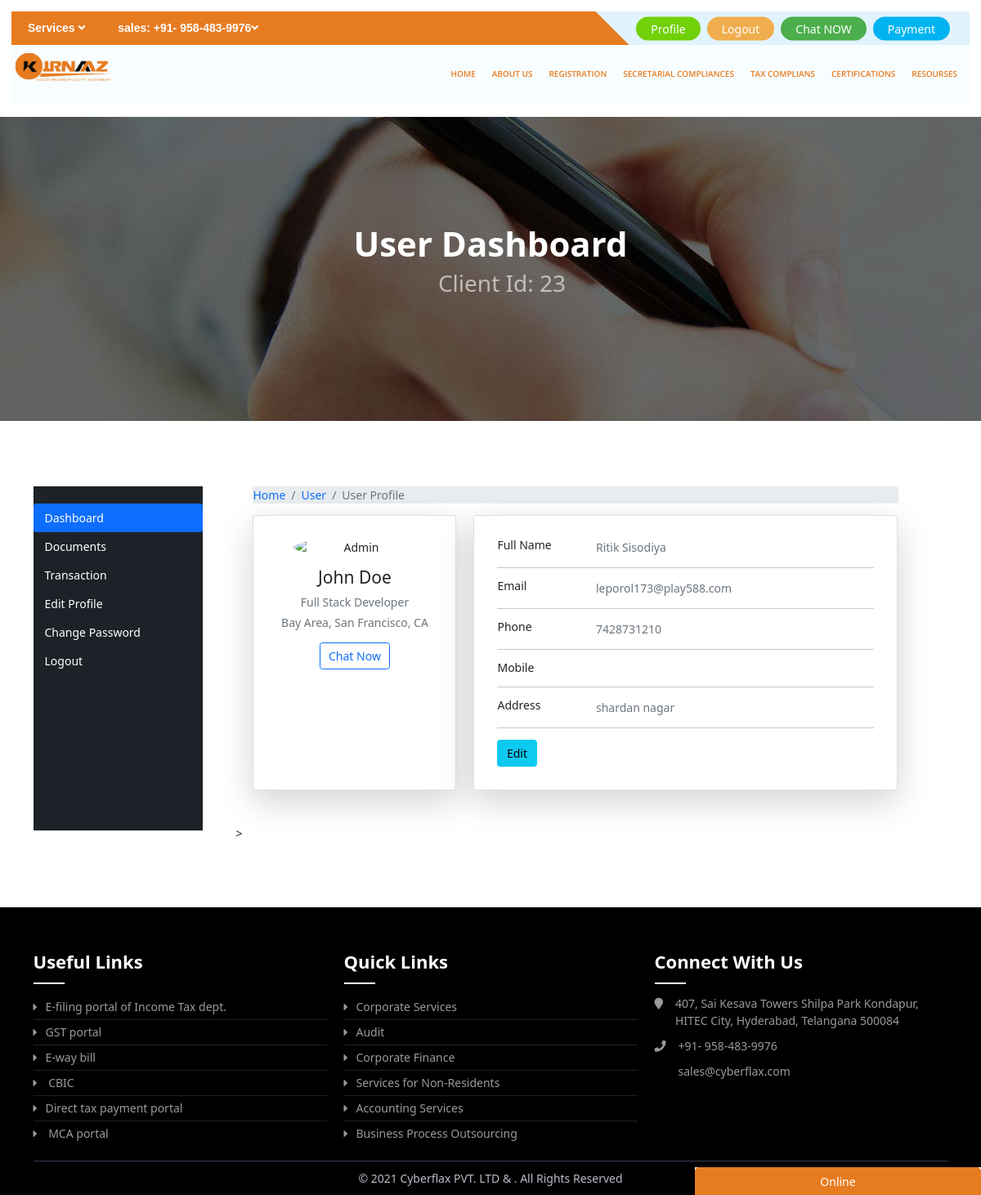
The app's page /profile/ (signed in) with its own data.
### othernavs/models.py (models this page shows, shortened)
class Registration(models.Model):
    title = models.CharField(max_length=50)
    slug = models.SlugField(blank=True)

### chat/models.py (models this page shows, shortened)
class user(models.Model):
    user = models.OneToOneField(User,on_delete=models.CASCADE,related_name="user")
    phone = models.CharField(max_length=10,primary_key=True)
    alternative_Phone = models.CharField(max_length=10,blank=True)
    address = models.CharField(max_length=100,blank=True)
    profile = models.ImageField(upload_to='profile',blank='true')

### Home/views.py (the view)
# urls.py: path('profile/', views.profile, name="profile"),
@login_required(login_url='memberlogin')
def profile(request):
    res= {}
    res['title'] = "Profile"
    return render(request,'profile.html',res)

### Home/context_processors.py (called while the page is built)
def regfunc(request):
   Registrations = Registration.objects.all()
   othernavregob = othernavreg.objects.all()
   tfiling = TaxFiling.objects.all()
   messages =  conversation.objects.filter(msgby=request.user.id).order_by('time') if request.user.is_authenticated else []
   res= {
      'Registrations':Registrations,
      'othernavreg':othernavregob,
      'tfiling':tfiling,
      'msg':messages,
      'editnames':editname,
      'choices' : BlogNews().Getchoices
   }
   return res

### Home/models.py (called while the page is built)
    def Getchoices(self):
        return self.Tchoice

### templates/profile.html (shortened to what this page needs)
 {% extends 'profilebase.html' %}
            {% block pbody %}
<div class="container">
    <div class="main-body">
          <nav aria-label="breadcrumb" class="main-breadcrumb">
            <ol class="breadcrumb">
              <li class="breadcrumb-item"><a href="index.html">Home</a></li>
              <li class="breadcrumb-item"><a href="javascript:void(0)">User</a></li>
              <li class="breadcrumb-item active" aria-current="page">User Profile</li>
            </ol>
          </nav>
          <div class="row gutters-sm">
            <div class="col-md-4 " style="display: grid;">
              <div class="card shadow-lg p-3 mb-5 bg-white rounded">
                <div class="card-body">
                  <div class="d-flex flex-column align-items-center text-center">
                    <img src="{% if request.user.user.profile %}{{request.user.user.profile.url }}{% else %}https://bootdey.com/img/Content/avatar/avatar7.png{% endif %} " alt="Admin" class="rounded-circle" width="150">
                    <div class="mt-3">
                      <h4>John Doe</h4>
                      <p class="text-secondary mb-1">Full Stack Developer</p>
                      <p class="text-muted font-size-sm">Bay Area, San Francisco, CA</p>
                      <button class="btn btn-outline-primary" onclick="show()">Chat Now</button>
                    </div>
                  </div>
                </div>
              </div>
            </div>
            <div class="col-md-8">
              <div class="card mb-3 shadow-lg p-3 mb-5 bg-white rounded">
                <div class="card-body">
                  <div class="row">
                    <div class="col-sm-3">
                      <h6 class="mb-0">Full Name</h6>
                    </div>
                    <div class="col-sm-9 text-secondary">
                      {{request.user.first_name}} {{request.user.last_name}}
                    </div>
                  </div>
                  <hr>
                  <div class="row">
                    <div class="col-sm-3">
                      <h6 class="mb-0">Email</h6>
                    </div>
                    <div class="col-sm-9 text-secondary">
                      {{request.user.email}}
                    </div>
                  </div>
                  <hr>
                  <div class="row">
                    <div class="col-sm-3">
                      <h6 class="mb-0">Phone</h6>
                    </div>
                    <div class="col-sm-9 text-secondary">
                      {{request.user.user.phone}}
                    </div>
                  </div>
                  <hr>
                  <div class="row">
                    <div class="col-sm-3">
                      <h6 class="mb-0">Mobile</h6>
                    </div>
                    <div class="col-sm-9 text-secondary">
                    </div>
                  </div>
                  <hr>
                  <div class="row">
                    <div class="col-sm-3">
                      <h6 class="mb-0">Address</h6>
                    </div>
                    <div class="col-sm-9 text-secondary">
                      {{request.user.user.address}}
                    </div>
                  </div>
                  <hr>
                  <div class="row">
                    <div class="col-sm-12">
                      <a class="btn btn-info " target="__blank" href="{{editprofile}}">Edit</a>
                    </div>
                  </div>
                </div>
              </div>
            </div>
          </div>
        </div>
    </div>>
                        {% endblock %}

### templates/profilebase.html (shortened to what this page needs)
{% extends 'basic.html' %}
{% load static %}
{% block content %}
        <div class="dashboard-page">
            <body data-new-gr-c-s-check-loaded="14.1024.0" data-gr-ext-installed="">
                <div class="breadcrumb-area" style='    background-image: url({% static 'images/bg-landing.jpg'%});'>
                    <div class="container">
                        <div class="row">
                            <div class="col-lg-12">
                                <div class="breadcrumb-inner">
                                    <h2 class="page-title"> User Dashboard
                                    </h2>
                                    <ul class="page-list">
                                      <h2> Client Id: {{request.user.id}}</h2>
                                    </ul>
                                </div>
                            </div>
                        </div>
                    </div>
                </div>
                <section class="login-page-wrapper">
                    <div class="container">
                        <div class="row ">
                            <div class="col-lg-12">
                                <div class="user-dashboard-wrapper">
                                    <ul class="nav nav-pills mb-3" id="pills-tab" role="tablist">
                                        <li class="mobile_nav">
                                            <i class="fa fa-cogs"></i>
                                        </li>
                                        <li class="nav-item">{% url 'profile' as profile %}
                                            <a class="nav-link  {% if request.path == profile %}active{% endif %} " href="{{profile}}">Dashboard</a>
                                        </li>
                                        <li class="nav-item">{% url 'documents' as documents %}
                                            <a class="nav-link {% if request.path == documents %}active{% endif %}" href="{{documents}}">Documents</a>
                                        </li>
                                        <li class="nav-item">
                                        {% url 'bookings' as ubooking %}
                                            <a class="nav-link {% if request.path == ubooking %}active{% endif %}" href="{{ubooking}}">Transaction</a>
                                        </li>
                                        <li class="nav-item">{% url 'editprofile' as editprofile %}
                                            <a class="nav-link {% if request.path == editprofile %}active{% endif %}" href="{{editprofile}}">Edit
                                                Profile</a>
                                        </li>
                                        <li class="nav-item">{% url 'changepass' as changepass %}
                                            <a class="nav-link  {% if request.path == changepass %}active{% endif %}" href="{{changepass}}">Change
                                                Password</a>
                                        </li>
                                        <li class="nav-item">
                                            <a class="nav-link" href="{% url 'logout' %}">Logout
                                            </a>
                                        </li>
                                    </ul>
                                    <div class="tab-content" style="width: 100%;">
                                    {% block pbody %}{% endblock %}
                                    </div>
                                </div>
                            </div>
                        </div>
                    </div>
                </section>
{% endblock %}

### templates/header.html (shortened to what this page needs)
{% load static %}
<header class="shadow-lg p-3 	bg-white rounded">
      <div class="top-nav">
        <div class="call"> Services <i class="fa fa-angle-down" aria-hidden="true"></i></div>
        <div class="call">sales: +91- 958-483-9976<i class="fa fa-angle-down" aria-hidden="true"></i></div>
        <div class="right">
          <ul>
          {% if user.is_authenticated %}
            <li><a href="{% url 'profile' %}" style="--color:#71d109">Profile</a></li>
            <li><a href="{% url 'logout' %}" style="--color:#f0ad4e">Logout</a></li>
          {% else %}
            <li><a href="{% url 'memberlogin' %}" style="--color:#f0ad4e">Login</a></li>
            <li><a href="{% url 'membersignup' %}" style="--color:#71d109">Signup</a></li>{% endif %}
            <li><a href="#" style="--color:#4cae4c" onclick="show()">Chat NOW</a></li>
            <li><a href="{% url "payment" %}" style="--color:#01b4f1">Payment</a></li>
          </ul>
        </div>
      </div>
      <div class="nav-bar">
        <div class="logo">
          <img src="{% static 'images/logo.jpeg' %}" alt="">
        </div>
        <nav>
          <ul>
            <li><a href="{% url 'index' %}">Home</a>
            </li>
            <li><a href="{% url 'about' %}">About Us</a>
            </li>
            <li><a href="#">Registration</a>
            </li>
            {% for data in othernavreg %}
            <li ><a href="#">{{data.title}}</a>
            </li>
            {% endfor %}
			 <li ><a href="#">Resourses</a>
			  </li>
          </ul>
        </nav>
      </div>
    </header>

### cflax/static/css/main.css (style rules this page uses)
* { margin: 0; padding: 0; }
body, html { overflow-x: hidden; margin: 0; padding: 0; color: #56595c; font-size: 14px; font-family: open sans, Helvetica, Arial, sans-serif; -webkit-font-smoothing: subpixel-antialiased; text-rendering: optimizeLegibility; line-height: 24px; font-weight: 400; font-style: normal; }
.top-nav { background: #e77b20!important; }
.top-nav { display: flex; position: relative; overflow: hidden; }
.top-nav .call { margin: 10px 20px; font-size: 14px; color: #fff; font-weight: 700; font-family: "Poppins", sans-serif; cursor: pointer; }
.top-nav .right { position: absolute; right: 0; padding: 0 20px 0 45px; background: #e1f3fc; height: 100%; color: #fff; }
.top-nav .right::before { content: ""; position: absolute; top: 0; left: 0; width: 40px; height: 100%; background: linear-gradient(225deg, #e1f3fc 50%, #e77b20 50%); }
.top-nav ul { list-style-type: none; display: flex; margin: 0; top: 50%; transform: translateY(-50%); position: relative; padding: 0; }
.top-nav ul li { margin: 0 4px; }
.top-nav ul li a { padding: 2px 16px; border: 2px solid var(--color); background: var(--color); color: #fff; border-radius: 20px; transition: 0.3s; display: inline-block; }
.nav-bar { padding: 10px 60px; width: 100%; background: #f8fdff; height: 60px; position: relative; z-index: 999; }
.nav-bar .logo { float: left; display: block; }
.nav-bar .logo img { width: auto; height: 40px; }
.nav-bar nav { float: right; }
.nav-bar nav ul { display: flex; list-style-type: none; margin: 0; padding: 0; }
.nav-bar nav ul li { margin: 4px 0px; line-height: 40px; height: 40px; display: block; }
.nav-bar nav ul li a { color: #e77b20; font-weight: 600; padding: 4px 10px; text-transform: uppercase; font-family: 'Open Sans', sans-serif; }
.index-page a:focus, a, a:hover { outline: none; text-decoration: none; }
a, a:focus, a:hover { outline: none; text-decoration: none; }
a { color: #000; text-decoration: none; background-color: transparent; -webkit-text-decoration-skip: objects; transition: all 0.2s ease-in-out 0s; }
@media (min-device-width: 768px) and (max-device-width: 1023px) { .nav-bar nav ul li a { font-size: 10px; } }
@media (min-device-width: 768px) and (max-device-width: 1023px) { .nav-bar { position: relative; width: 100%; height: 74px; padding: 10px 5px; } }
a { text-decoration: none!important; }

### accountent/css/dashboard.css (style rules this page uses)
.dashboard-page .user-dashboard-wrapper { padding: 80px 0; display: flex; }
.dashboard-page .user-dashboard-wrapper > ul { display: inline-block; width: 260px; background-color: #1d2228; padding-bottom: 5px; }
.dashboard-page .breadcrumb-area { background-image: linear-gradient(90deg , #9cbcfd 60% , #fff); }
.dashboard-page .breadcrumb-inner { display: flex; justify-content: center; align-items: center; padding: 130px 10px; flex-direction: column; }
.dashboard-page .page-title { color: #ffff; font-weight: 600; font-size: 42px; }
.dashboard-page .page-list { display: flex; color: #ffffff99; list-style: none; }
.dashboard-page .user-dashboard-wrapper .nav-item a { color: #fff; }
.dashboard-page .login-page-wrapper { display: flex; }
.dashboard-page .tab-content { padding: 0 40px; }

### templates/basic.html (style rules this page uses)
.card { border: 0; border-radius: 0px; margin-bottom: 30px; -webkit-box-shadow: 0 2px 3px rgba(0, 0, 0, 0.03); box-shadow: 0 2px 3px rgba(0, 0, 0, 0.03); -webkit-transition: .5s; transition: .5s }
body { background-color: #f9f9fa }
button, input, optgroup, select, textarea { font-family: Roboto, sans-serif; font-weight: 300 }

### records on screen
Registration: title "SECRETARIAL COMPLIANCES"
Registration: title "TAX COMPLIANS"
Registration: title "CERTIFICATIONS"

### other values on screen
{{ request.user.id }} "23"
{{ request.user.first_name }} "Ritik"
{{ request.user.last_name }} "Sisodiya"
{{ request.user.email }} "leporol173@play588.com"
{{ request.user.user.phone }} "7428731210"
{{ request.user.user.address }} "shardan nagar"
